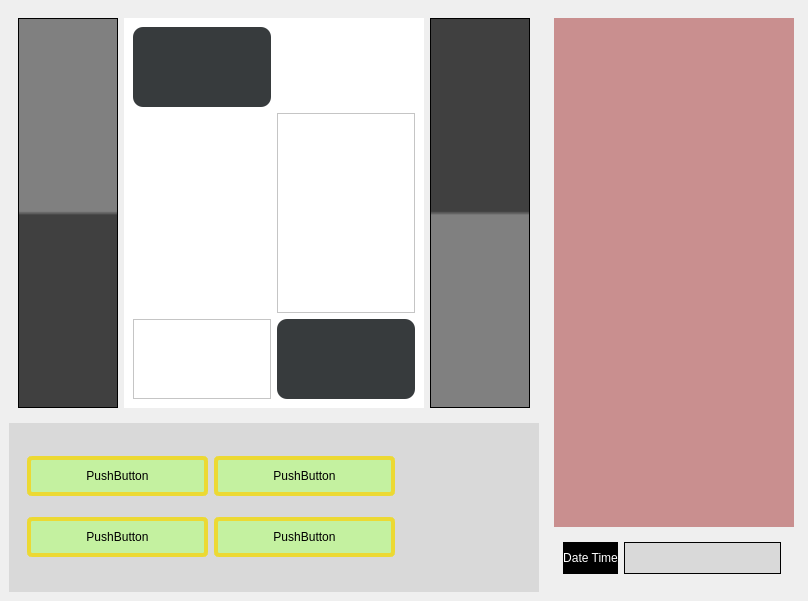
<?xml version="1.0" encoding="UTF-8"?>
<ui version="4.0">
 <class>MainWindow</class>
 <widget class="QMainWindow" name="MainWindow">
  <property name="geometry">
   <rect>
    <x>0</x>
    <y>0</y>
    <width>808</width>
    <height>601</height>
   </rect>
  </property>
  <property name="sizePolicy">
   <sizepolicy hsizetype="Preferred" vsizetype="Preferred">
    <horstretch>0</horstretch>
    <verstretch>0</verstretch>
   </sizepolicy>
  </property>
  <property name="windowTitle">
   <string>MainWindow</string>
  </property>
  <widget class="QWidget" name="centralwidget">
   <property name="sizePolicy">
    <sizepolicy hsizetype="Preferred" vsizetype="Preferred">
     <horstretch>0</horstretch>
     <verstretch>0</verstretch>
    </sizepolicy>
   </property>
   <layout class="QHBoxLayout" name="horizontalLayout_2">
    <item>
     <layout class="QHBoxLayout" name="horizontalLayout">
      <item>
       <layout class="QVBoxLayout" name="verticalLayout_2">
        <item>
         <widget class="QWidget" name="widget" native="true">
          <layout class="QHBoxLayout" name="horizontalLayout_7">
           <item>
            <widget class="QFrame" name="frame_2">
             <property name="minimumSize">
              <size>
               <width>100</width>
               <height>0</height>
              </size>
             </property>
             <property name="maximumSize">
              <size>
               <width>300</width>
               <height>16777215</height>
              </size>
             </property>
             <property name="styleSheet">
              <string notr="true">background-color: qlineargradient(spread:pad, x1:0, y1:0, x2:0, y2:1, stop:0 rgb(128, 128, 128), stop:0.495 rgb(128, 128, 128), stop:0.505 rgb(64, 64, 64), stop:1 rgb(64, 64, 64));</string>
             </property>
             <property name="frameShape">
              <enum>QFrame::StyledPanel</enum>
             </property>
             <property name="frameShadow">
              <enum>QFrame::Raised</enum>
             </property>
            </widget>
           </item>
           <item>
            <widget class="QWidget" name="gridWidget" native="true">
             <property name="minimumSize">
              <size>
               <width>300</width>
               <height>0</height>
              </size>
             </property>
             <property name="maximumSize">
              <size>
               <width>900</width>
               <height>16777215</height>
              </size>
             </property>
             <property name="styleSheet">
              <string notr="true">background-color: rgb(255, 255, 255);</string>
             </property>
             <layout class="QGridLayout" name="gridLayout">
              <item row="0" column="0">
               <widget class="QLabel" name="label">
                <property name="minimumSize">
                 <size>
                  <width>120</width>
                  <height>80</height>
                 </size>
                </property>
                <property name="maximumSize">
                 <size>
                  <width>350</width>
                  <height>200</height>
                 </size>
                </property>
                <property name="styleSheet">
                 <string notr="true">background-color: rgb(55, 59, 61); border-radius: 10px;</string>
                </property>
                <property name="text">
                 <string/>
                </property>
               </widget>
              </item>
              <item row="2" column="2">
               <widget class="QLabel" name="label_2">
                <property name="minimumSize">
                 <size>
                  <width>120</width>
                  <height>80</height>
                 </size>
                </property>
                <property name="maximumSize">
                 <size>
                  <width>350</width>
                  <height>200</height>
                 </size>
                </property>
                <property name="styleSheet">
                 <string notr="true">background-color: rgb(55, 59, 61); border-radius: 10px;</string>
                </property>
                <property name="text">
                 <string/>
                </property>
               </widget>
              </item>
              <item row="2" column="0">
               <widget class="QFrame" name="frame">
                <property name="styleSheet">
                 <string notr="true">image: url(:/elipse.png);</string>
                </property>
                <property name="frameShape">
                 <enum>QFrame::StyledPanel</enum>
                </property>
                <property name="frameShadow">
                 <enum>QFrame::Raised</enum>
                </property>
               </widget>
              </item>
              <item row="1" column="2">
               <widget class="QFrame" name="frame_5">
                <property name="styleSheet">
                 <string notr="true">image: url(:/elipse.png);</string>
                </property>
                <property name="frameShape">
                 <enum>QFrame::StyledPanel</enum>
                </property>
                <property name="frameShadow">
                 <enum>QFrame::Raised</enum>
                </property>
               </widget>
              </item>
              <item row="1" column="0">
               <widget class="QLabel" name="label_7">
                <property name="minimumSize">
                 <size>
                  <width>0</width>
                  <height>200</height>
                 </size>
                </property>
                <property name="text">
                 <string/>
                </property>
               </widget>
              </item>
             </layout>
            </widget>
           </item>
           <item>
            <widget class="QFrame" name="frame_3">
             <property name="minimumSize">
              <size>
               <width>100</width>
               <height>0</height>
              </size>
             </property>
             <property name="maximumSize">
              <size>
               <width>300</width>
               <height>16777215</height>
              </size>
             </property>
             <property name="styleSheet">
              <string notr="true">background-color: qlineargradient(spread:pad, x1:0, y1:0, x2:0, y2:1, stop:0 rgb(64, 64, 64), stop:0.495 rgb(64, 64, 64), stop:0.505 rgb(128, 128, 128), stop:1 rgb(128, 128, 128));</string>
             </property>
             <property name="frameShape">
              <enum>QFrame::StyledPanel</enum>
             </property>
             <property name="frameShadow">
              <enum>QFrame::Raised</enum>
             </property>
            </widget>
           </item>
          </layout>
         </widget>
        </item>
        <item>
         <widget class="QWidget" name="horizontalWidget" native="true">
          <property name="minimumSize">
           <size>
            <width>200</width>
            <height>0</height>
           </size>
          </property>
          <property name="maximumSize">
           <size>
            <width>16777215</width>
            <height>300</height>
           </size>
          </property>
          <property name="styleSheet">
           <string notr="true">background-color: rgb(217, 217, 217);</string>
          </property>
          <layout class="QHBoxLayout" name="horizontalLayout_3">
           <item>
            <widget class="QWidget" name="gridWidget" native="true">
             <property name="minimumSize">
              <size>
               <width>250</width>
               <height>0</height>
              </size>
             </property>
             <property name="maximumSize">
              <size>
               <width>500</width>
               <height>16777215</height>
              </size>
             </property>
             <property name="styleSheet">
              <string notr="true">background-image: url(:/pokeball.png);</string>
             </property>
             <layout class="QGridLayout" name="gridLayout_2">
              <item row="1" column="0">
               <widget class="QPushButton" name="pushButton_3">
                <property name="minimumSize">
                 <size>
                  <width>120</width>
                  <height>40</height>
                 </size>
                </property>
                <property name="maximumSize">
                 <size>
                  <width>16777215</width>
                  <height>16777215</height>
                 </size>
                </property>
                <property name="styleSheet">
                 <string notr="true">border-style: solid;border-width:4px; border-color: rgb(236, 217, 51); background-color: rgb(196, 241, 160); color: rgb(0,0,0); border-radius: 5px;</string>
                </property>
                <property name="text">
                 <string>PushButton</string>
                </property>
               </widget>
              </item>
              <item row="0" column="1">
               <widget class="QPushButton" name="pushButton_4">
                <property name="minimumSize">
                 <size>
                  <width>120</width>
                  <height>40</height>
                 </size>
                </property>
                <property name="maximumSize">
                 <size>
                  <width>16777215</width>
                  <height>16777215</height>
                 </size>
                </property>
                <property name="styleSheet">
                 <string notr="true">border-style: solid;border-width:4px; border-color: rgb(236, 217, 51); background-color: rgb(196, 241, 160); color: rgb(0,0,0); border-radius: 5px;</string>
                </property>
                <property name="text">
                 <string>PushButton</string>
                </property>
               </widget>
              </item>
              <item row="1" column="1">
               <widget class="QPushButton" name="pushButton_5">
                <property name="minimumSize">
                 <size>
                  <width>120</width>
                  <height>40</height>
                 </size>
                </property>
                <property name="maximumSize">
                 <size>
                  <width>16777215</width>
                  <height>16777215</height>
                 </size>
                </property>
                <property name="styleSheet">
                 <string notr="true">border-style: solid;border-width:4px; border-color: rgb(236, 217, 51); background-color: rgb(196, 241, 160); color: rgb(0,0,0); border-radius: 5px;</string>
                </property>
                <property name="text">
                 <string>PushButton</string>
                </property>
               </widget>
              </item>
              <item row="0" column="0">
               <widget class="QPushButton" name="pushButton_2">
                <property name="minimumSize">
                 <size>
                  <width>120</width>
                  <height>40</height>
                 </size>
                </property>
                <property name="maximumSize">
                 <size>
                  <width>16777215</width>
                  <height>16777215</height>
                 </size>
                </property>
                <property name="styleSheet">
                 <string notr="true">border-style: solid;border-width:4px; border-color: rgb(236, 217, 51); background-color: rgb(196, 241, 160); color: rgb(0,0,0); border-radius: 5px;</string>
                </property>
                <property name="text">
                 <string>PushButton</string>
                </property>
               </widget>
              </item>
             </layout>
            </widget>
           </item>
           <item>
            <widget class="QWidget" name="horizontalWidget" native="true">
             <property name="minimumSize">
              <size>
               <width>120</width>
               <height>0</height>
              </size>
             </property>
             <property name="maximumSize">
              <size>
               <width>100</width>
               <height>16777215</height>
              </size>
             </property>
             <property name="styleSheet">
              <string notr="true">image: url(:/bolsa.png);</string>
             </property>
             <layout class="QHBoxLayout" name="horizontalLayout_4"/>
            </widget>
           </item>
          </layout>
         </widget>
        </item>
       </layout>
      </item>
      <item>
       <widget class="QWidget" name="verticalWidget_2" native="true">
        <property name="minimumSize">
         <size>
          <width>250</width>
          <height>0</height>
         </size>
        </property>
        <property name="maximumSize">
         <size>
          <width>400</width>
          <height>16777215</height>
         </size>
        </property>
        <layout class="QVBoxLayout" name="verticalLayout_3">
         <item>
          <widget class="QWidget" name="verticalWidget" native="true">
           <property name="minimumSize">
            <size>
             <width>240</width>
             <height>0</height>
            </size>
           </property>
           <property name="maximumSize">
            <size>
             <width>16777215</width>
             <height>16777215</height>
            </size>
           </property>
           <property name="styleSheet">
            <string notr="true">background-color: rgb(201, 143, 143);</string>
           </property>
           <layout class="QVBoxLayout" name="verticalLayout"/>
          </widget>
         </item>
         <item>
          <widget class="QWidget" name="horizontalWidget_2" native="true">
           <property name="maximumSize">
            <size>
             <width>300</width>
             <height>50</height>
            </size>
           </property>
           <layout class="QHBoxLayout" name="horizontalLayout_6">
            <item>
             <widget class="QLabel" name="label_18">
              <property name="maximumSize">
               <size>
                <width>125</width>
                <height>40</height>
               </size>
              </property>
              <property name="styleSheet">
               <string notr="true">background-color: rgb(0, 0, 0); color: rgb(255, 255, 255);</string>
              </property>
              <property name="text">
               <string>Date Time</string>
              </property>
              <property name="alignment">
               <set>Qt::AlignCenter</set>
              </property>
             </widget>
            </item>
            <item>
             <widget class="QTextEdit" name="textEdit_3">
              <property name="maximumSize">
               <size>
                <width>220</width>
                <height>40</height>
               </size>
              </property>
              <property name="styleSheet">
               <string notr="true">border-style: solid;border-width:1px; border-color: rgb(0, 0, 0); background-color: rgb(217, 217, 217); color: rgb(0,0,0);</string>
              </property>
             </widget>
            </item>
           </layout>
          </widget>
         </item>
        </layout>
       </widget>
      </item>
     </layout>
    </item>
   </layout>
  </widget>
 </widget>
 <resources>
  <include location="P2.qrc"/>
 </resources>
 <connections/>
</ui>
